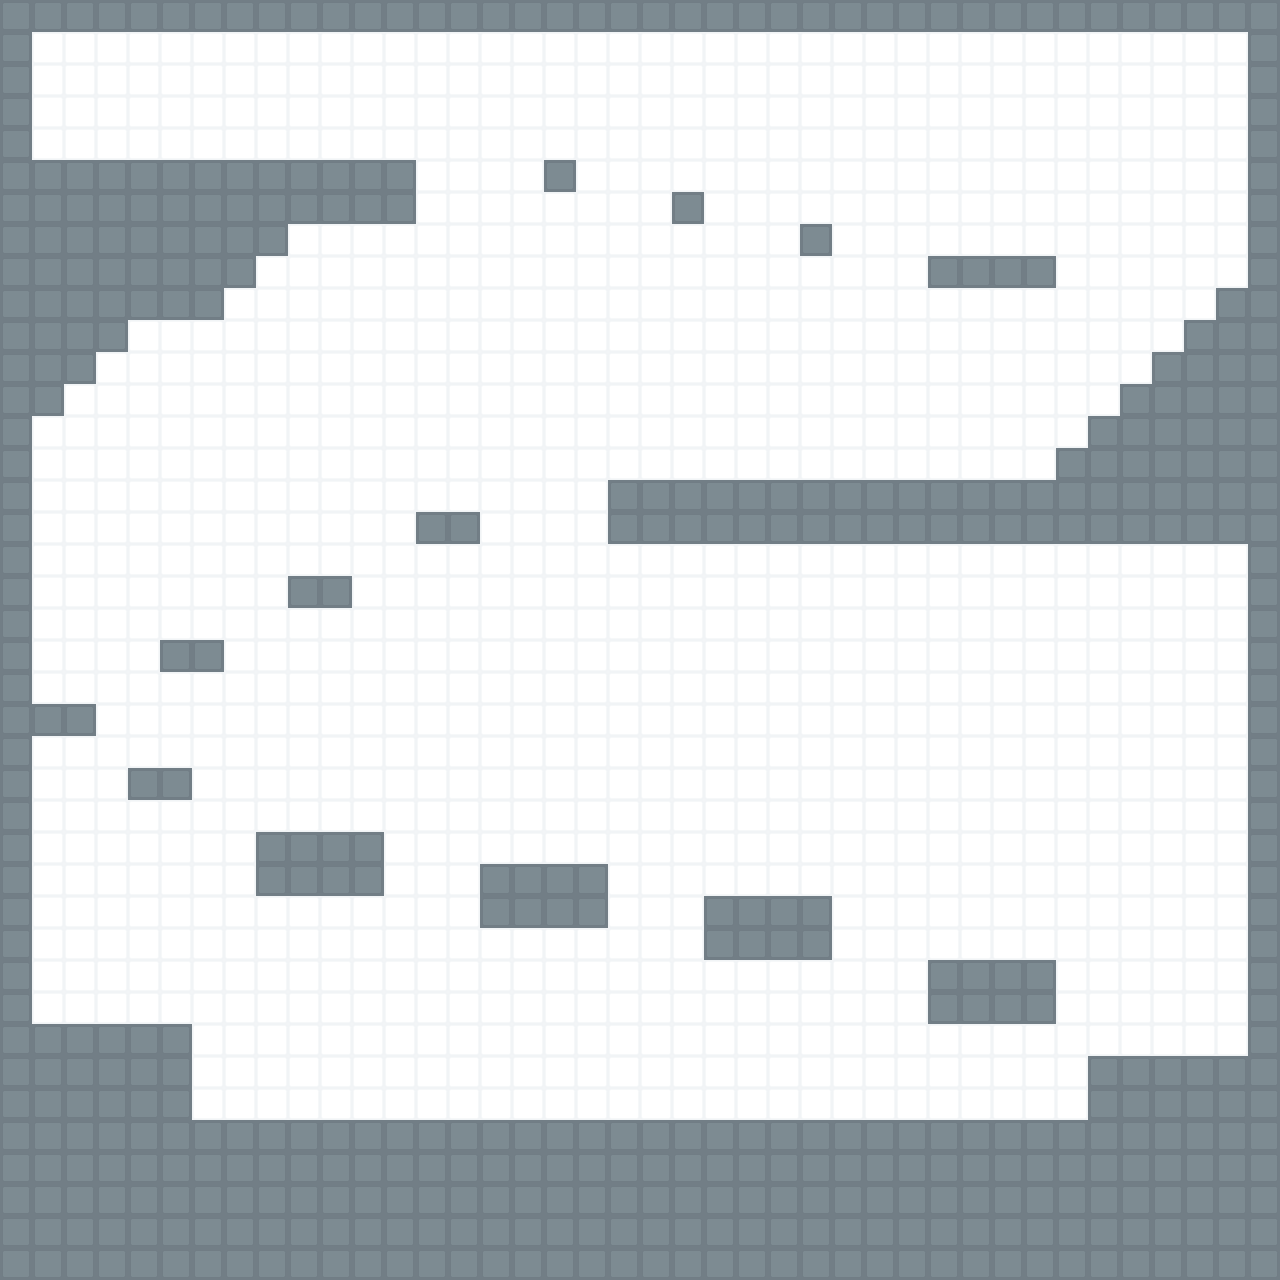

Rendered tile map (Tiled .tmx) drawn with the repository's tilesets; below, a short description and the map source with its tile grids summarised:
An orthogonal 40x40 tile map with 32x32 px tiles, 2 tile layers (background1, collision).

<map version="1.0" orientation="orthogonal" width="40" height="40" tilewidth="32" tileheight="32">
 <tileset firstgid="1" name="spritesheet_tiles" tilewidth="32" tileheight="32">
  <image source="tiles.png" width="96" height="32" />
 </tileset>
 <layer name="background1" width="40" height="40">
  <properties>
   <property name="type" value="0" />
  </properties>
  <data>[1600 cells, 1600 non-empty, 2 distinct tile ids]</data>
 </layer>
 <layer name="collision" width="40" height="40">
  <properties>
   <property name="collision" value="true" />
  </properties>
  <data>[1600 cells, 334 non-empty, 1 distinct tile ids]</data>
 </layer>
</map>
